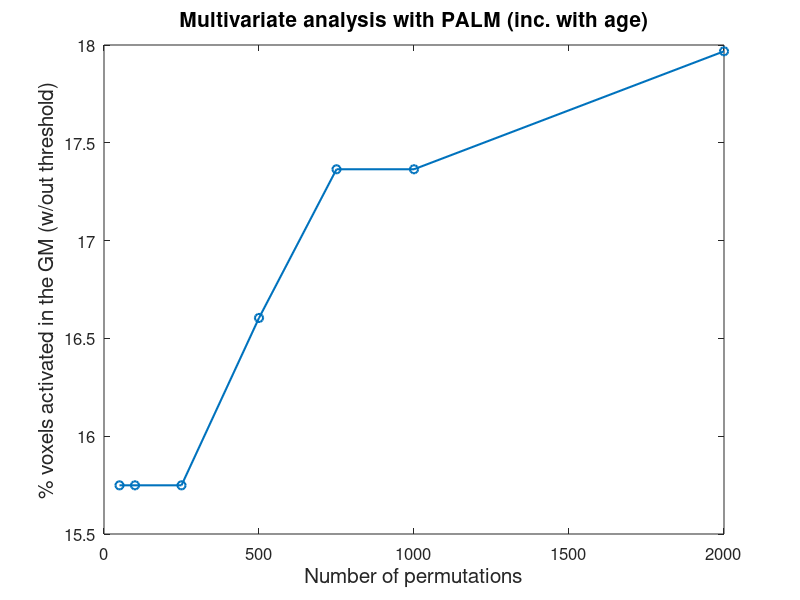
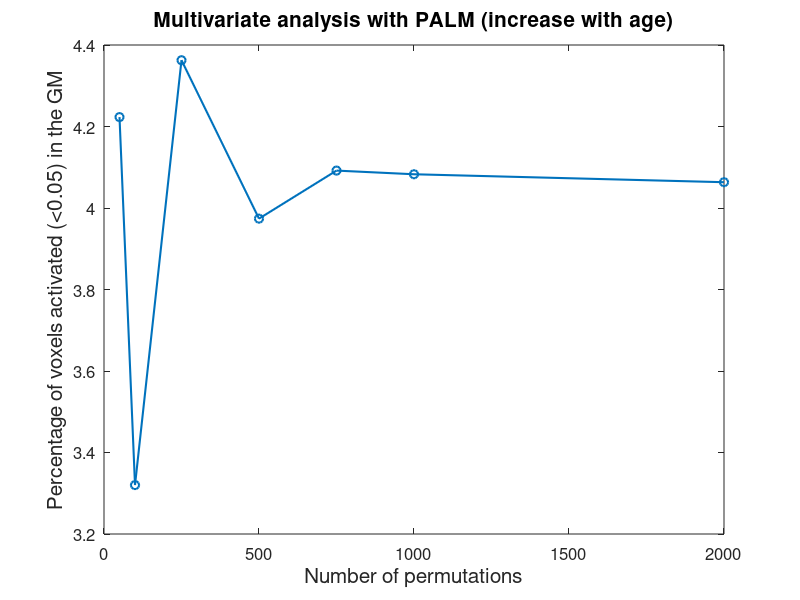
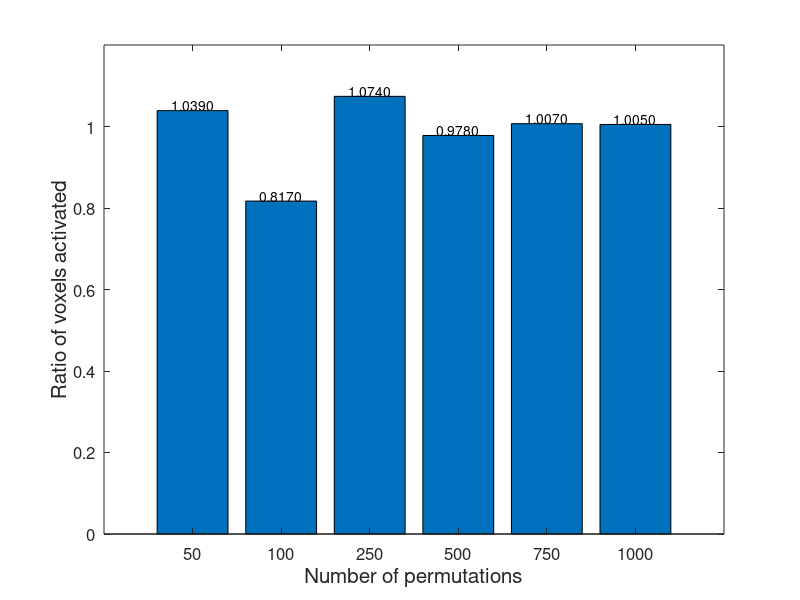
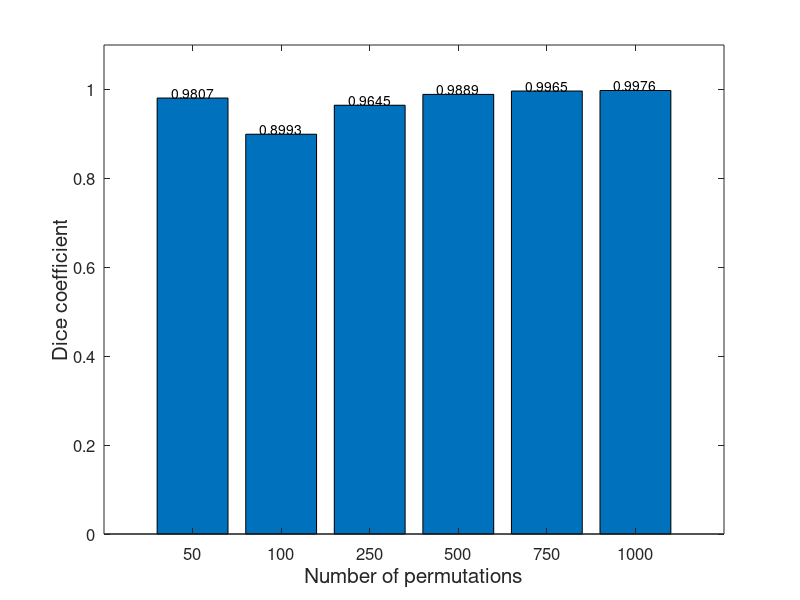

The MATLAB script that drew these images, in order:
%%%%%%%%%%%%%%%%%%%%%
% Plot some results %
%%%%%%%%%%%%%%%%%%%%%

nb_perm = [50 100 250 500 750 1000 2000];
perc = [15.7489, 15.7489, 15.7489, 16.6046, 17.3647, 17.3647, 17.9678];
perc_th = [4.2231, 3.3201, 4.3627, 3.9739, 4.0918, 4.0828, 4.0633];

figure;
figu_one = plot(nb_perm, perc, '-o');
set(figu_one, 'LineWidth', 1.5);
set(gca, 'FontSize', 12);
xlabel('Number of permutations', 'FontSize', 15);
ylabel('% voxels activated in the GM (w/out threshold)', 'FontSize', 15);
title('Multivariate analysis with PALM (inc. with age)','FontSize', 15);

figure;
figu_one = plot(nb_perm, perc_th, '-o');
set(figu_one, 'LineWidth', 1.5);
set(gca, 'FontSize', 12);
xlabel('Number of permutations', 'FontSize', 15);
ylabel('Percentage of voxels activated (<0.05) in the GM', 'FontSize', 15);
title('Multivariate analysis with PALM (increase with age)','FontSize', 15);

%%

figure;
c = {'50';'100';'250';'500';'750';'1000'};
data1 = [1.039 0.817 1.074 0.978 1.007 1.005];
x = 1:1:6;
bar(x,data1);
for i1=1:numel(data1)
    text(x(i1),data1(i1),num2str(data1(i1),'%0.4f'),'HorizontalAlignment','center', 'VerticalAlignment','bottom');
end
set(gca,'xticklabel',c, 'FontSize', 12);
ylim([0 1.2])
ylabel('Ratio of voxels activated','FontSize', 15);
xlabel('Number of permutations','FontSize', 15);
% title('Voxels activated (<0.05) in x with respect to 2000 permutations', 'FontSize', 15);

%%

figure;
c = {'50';'100';'250';'500';'750';'1000'};
data1 = [0.9807 0.8993 0.9645 0.9889 0.9965 0.9976];
x = 1:1:6;
bar(x,data1);
for i1=1:numel(data1)
    text(x(i1),data1(i1),num2str(data1(i1),'%0.4f'),'HorizontalAlignment','center', 'VerticalAlignment','bottom');
end
set(gca,'xticklabel',c, 'FontSize', 12);
ylim([0 1.1])
ylabel('Dice coefficient','FontSize', 15);
xlabel('Number of permutations','FontSize', 15);
% title('Dice coefficient between x and 2000 permutations', 'FontSize', 15);
